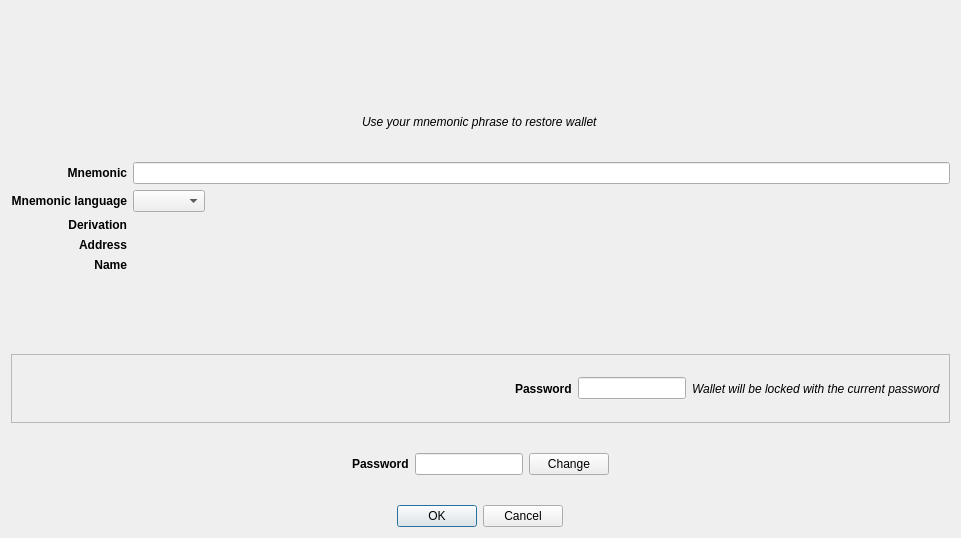
<?xml version="1.0" encoding="UTF-8"?>
<ui version="4.0">
 <class>WalletRestoreDialog</class>
 <widget class="QDialog" name="WalletRestoreDialog">
  <property name="geometry">
   <rect>
    <x>0</x>
    <y>0</y>
    <width>961</width>
    <height>538</height>
   </rect>
  </property>
  <property name="windowTitle">
   <string>Restore wallet</string>
  </property>
  <layout class="QVBoxLayout" name="verticalLayout">
   <item alignment="Qt::AlignHCenter">
    <widget class="QLabel" name="imagelabel">
     <property name="sizePolicy">
      <sizepolicy hsizetype="Preferred" vsizetype="Preferred">
       <horstretch>0</horstretch>
       <verstretch>0</verstretch>
      </sizepolicy>
     </property>
     <property name="minimumSize">
      <size>
       <width>0</width>
       <height>0</height>
      </size>
     </property>
     <property name="maximumSize">
      <size>
       <width>200</width>
       <height>200</height>
      </size>
     </property>
     <property name="sizeIncrement">
      <size>
       <width>0</width>
       <height>0</height>
      </size>
     </property>
     <property name="baseSize">
      <size>
       <width>0</width>
       <height>0</height>
      </size>
     </property>
     <property name="text">
      <string/>
     </property>
     <property name="pixmap">
      <pixmap resource="../../icons/tikka.slots.pyqt.resources.icons.index.qrc">:/images/safe_background</pixmap>
     </property>
     <property name="scaledContents">
      <bool>true</bool>
     </property>
     <property name="alignment">
      <set>Qt::AlignCenter</set>
     </property>
    </widget>
   </item>
   <item alignment="Qt::AlignHCenter">
    <widget class="QLabel" name="helpLabel">
     <property name="font">
      <font>
       <italic>true</italic>
      </font>
     </property>
     <property name="text">
      <string>Use your mnemonic phrase to restore wallet</string>
     </property>
    </widget>
   </item>
   <item>
    <layout class="QGridLayout" name="gridLayout">
     <item row="3" column="0">
      <widget class="QLabel" name="addressLabel">
       <property name="font">
        <font>
         <weight>75</weight>
         <bold>true</bold>
        </font>
       </property>
       <property name="text">
        <string>Address</string>
       </property>
       <property name="alignment">
        <set>Qt::AlignRight|Qt::AlignTrailing|Qt::AlignVCenter</set>
       </property>
      </widget>
     </item>
     <item row="0" column="0">
      <widget class="QLabel" name="mnemonicLabel">
       <property name="font">
        <font>
         <weight>75</weight>
         <bold>true</bold>
        </font>
       </property>
       <property name="text">
        <string>Mnemonic</string>
       </property>
       <property name="alignment">
        <set>Qt::AlignRight|Qt::AlignTrailing|Qt::AlignVCenter</set>
       </property>
      </widget>
     </item>
     <item row="1" column="0">
      <widget class="QLabel" name="mnemonicLanguageLabel">
       <property name="font">
        <font>
         <weight>75</weight>
         <italic>false</italic>
         <bold>true</bold>
        </font>
       </property>
       <property name="text">
        <string>Mnemonic language</string>
       </property>
       <property name="alignment">
        <set>Qt::AlignRight|Qt::AlignTrailing|Qt::AlignVCenter</set>
       </property>
      </widget>
     </item>
     <item row="4" column="0">
      <widget class="QLabel" name="nameLabel">
       <property name="font">
        <font>
         <weight>75</weight>
         <bold>true</bold>
        </font>
       </property>
       <property name="text">
        <string>Name</string>
       </property>
       <property name="alignment">
        <set>Qt::AlignRight|Qt::AlignTrailing|Qt::AlignVCenter</set>
       </property>
      </widget>
     </item>
     <item row="3" column="2">
      <widget class="QLabel" name="addressValueLabel">
       <property name="text">
        <string/>
       </property>
      </widget>
     </item>
     <item row="1" column="2">
      <widget class="QComboBox" name="mnemonicLanguageComboBox">
       <property name="sizePolicy">
        <sizepolicy hsizetype="Fixed" vsizetype="Preferred">
         <horstretch>0</horstretch>
         <verstretch>0</verstretch>
        </sizepolicy>
       </property>
      </widget>
     </item>
     <item row="2" column="0">
      <widget class="QLabel" name="derivationLabel">
       <property name="font">
        <font>
         <weight>75</weight>
         <bold>true</bold>
        </font>
       </property>
       <property name="text">
        <string>Derivation</string>
       </property>
       <property name="alignment">
        <set>Qt::AlignRight|Qt::AlignTrailing|Qt::AlignVCenter</set>
       </property>
      </widget>
     </item>
     <item row="0" column="2">
      <widget class="QLineEdit" name="mnemonicLineEdit">
       <property name="readOnly">
        <bool>false</bool>
       </property>
      </widget>
     </item>
     <item row="2" column="2">
      <widget class="QLabel" name="derivationValueLabel">
       <property name="text">
        <string/>
       </property>
      </widget>
     </item>
     <item row="4" column="2">
      <widget class="QLabel" name="nameValueLabel">
       <property name="text">
        <string/>
       </property>
      </widget>
     </item>
    </layout>
   </item>
   <item>
    <widget class="QLabel" name="errorLabel">
     <property name="styleSheet">
      <string notr="true">color: red</string>
     </property>
     <property name="text">
      <string/>
     </property>
     <property name="alignment">
      <set>Qt::AlignCenter</set>
     </property>
    </widget>
   </item>
   <item>
    <widget class="QFrame" name="storedPasswordFrame">
     <property name="frameShape">
      <enum>QFrame::StyledPanel</enum>
     </property>
     <property name="frameShadow">
      <enum>QFrame::Raised</enum>
     </property>
     <layout class="QHBoxLayout" name="horizontalLayout_2">
      <item>
       <spacer name="horizontalSpacer_4">
        <property name="orientation">
         <enum>Qt::Horizontal</enum>
        </property>
        <property name="sizeHint" stdset="0">
         <size>
          <width>40</width>
          <height>20</height>
         </size>
        </property>
       </spacer>
      </item>
      <item alignment="Qt::AlignRight">
       <widget class="QLabel" name="storedPasswordLabel">
        <property name="font">
         <font>
          <weight>75</weight>
          <bold>true</bold>
         </font>
        </property>
        <property name="text">
         <string>Password</string>
        </property>
       </widget>
      </item>
      <item alignment="Qt::AlignHCenter">
       <widget class="QLineEdit" name="storedpasswordLineEdit">
        <property name="sizePolicy">
         <sizepolicy hsizetype="Fixed" vsizetype="Fixed">
          <horstretch>0</horstretch>
          <verstretch>0</verstretch>
         </sizepolicy>
        </property>
        <property name="maxLength">
         <number>20</number>
        </property>
        <property name="alignment">
         <set>Qt::AlignCenter</set>
        </property>
        <property name="readOnly">
         <bool>true</bool>
        </property>
       </widget>
      </item>
      <item alignment="Qt::AlignLeft">
       <widget class="QLabel" name="storedPasswordHintLabel">
        <property name="font">
         <font>
          <italic>true</italic>
         </font>
        </property>
        <property name="text">
         <string>Wallet will be locked with the current password</string>
        </property>
       </widget>
      </item>
     </layout>
    </widget>
   </item>
   <item>
    <widget class="QFrame" name="passwordFrame">
     <layout class="QHBoxLayout" name="horizontalLayout">
      <item>
       <spacer name="horizontalSpacer">
        <property name="orientation">
         <enum>Qt::Horizontal</enum>
        </property>
        <property name="sizeHint" stdset="0">
         <size>
          <width>40</width>
          <height>20</height>
         </size>
        </property>
       </spacer>
      </item>
      <item>
       <widget class="QLabel" name="passwordLabel">
        <property name="sizePolicy">
         <sizepolicy hsizetype="Fixed" vsizetype="Preferred">
          <horstretch>0</horstretch>
          <verstretch>0</verstretch>
         </sizepolicy>
        </property>
        <property name="sizeIncrement">
         <size>
          <width>0</width>
          <height>0</height>
         </size>
        </property>
        <property name="font">
         <font>
          <weight>75</weight>
          <bold>true</bold>
         </font>
        </property>
        <property name="text">
         <string>Password</string>
        </property>
        <property name="alignment">
         <set>Qt::AlignLeading|Qt::AlignLeft|Qt::AlignVCenter</set>
        </property>
       </widget>
      </item>
      <item>
       <widget class="QLineEdit" name="passwordLineEdit">
        <property name="sizePolicy">
         <sizepolicy hsizetype="Fixed" vsizetype="Fixed">
          <horstretch>0</horstretch>
          <verstretch>0</verstretch>
         </sizepolicy>
        </property>
        <property name="maxLength">
         <number>20</number>
        </property>
        <property name="alignment">
         <set>Qt::AlignCenter</set>
        </property>
        <property name="readOnly">
         <bool>true</bool>
        </property>
       </widget>
      </item>
      <item>
       <widget class="QPushButton" name="passwordChangeButton">
        <property name="sizePolicy">
         <sizepolicy hsizetype="Fixed" vsizetype="Fixed">
          <horstretch>0</horstretch>
          <verstretch>0</verstretch>
         </sizepolicy>
        </property>
        <property name="text">
         <string>Change</string>
        </property>
        <property name="icon">
         <iconset resource="../../icons/tikka.slots.pyqt.resources.icons.index.qrc">
          <normaloff>:/icons/refresh_icon</normaloff>:/icons/refresh_icon</iconset>
        </property>
       </widget>
      </item>
      <item>
       <spacer name="horizontalSpacer_2">
        <property name="orientation">
         <enum>Qt::Horizontal</enum>
        </property>
        <property name="sizeHint" stdset="0">
         <size>
          <width>40</width>
          <height>20</height>
         </size>
        </property>
       </spacer>
      </item>
     </layout>
    </widget>
   </item>
   <item alignment="Qt::AlignHCenter">
    <widget class="QDialogButtonBox" name="buttonBox">
     <property name="orientation">
      <enum>Qt::Horizontal</enum>
     </property>
     <property name="standardButtons">
      <set>QDialogButtonBox::Cancel|QDialogButtonBox::Ok</set>
     </property>
    </widget>
   </item>
  </layout>
 </widget>
 <tabstops>
  <tabstop>mnemonicLineEdit</tabstop>
  <tabstop>mnemonicLanguageComboBox</tabstop>
  <tabstop>passwordLineEdit</tabstop>
  <tabstop>passwordChangeButton</tabstop>
 </tabstops>
 <resources>
  <include location="../../icons/tikka.slots.pyqt.resources.icons.index.qrc"/>
 </resources>
 <connections>
  <connection>
   <sender>buttonBox</sender>
   <signal>accepted()</signal>
   <receiver>WalletRestoreDialog</receiver>
   <slot>accept()</slot>
   <hints>
    <hint type="sourcelabel">
     <x>248</x>
     <y>254</y>
    </hint>
    <hint type="destinationlabel">
     <x>157</x>
     <y>274</y>
    </hint>
   </hints>
  </connection>
  <connection>
   <sender>buttonBox</sender>
   <signal>rejected()</signal>
   <receiver>WalletRestoreDialog</receiver>
   <slot>reject()</slot>
   <hints>
    <hint type="sourcelabel">
     <x>316</x>
     <y>260</y>
    </hint>
    <hint type="destinationlabel">
     <x>286</x>
     <y>274</y>
    </hint>
   </hints>
  </connection>
 </connections>
</ui>
